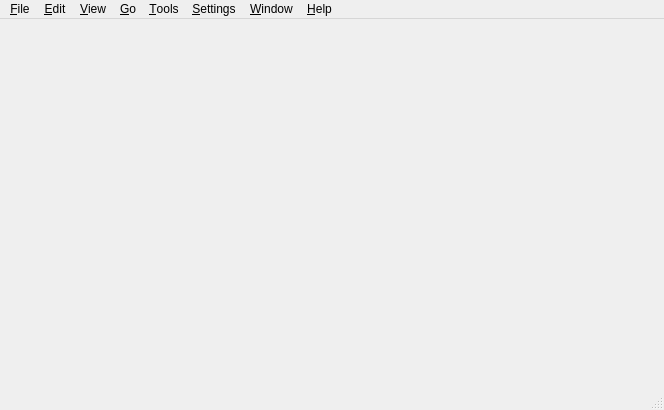
<?xml version="1.0" encoding="UTF-8"?>
<ui version="4.0">
 <class>NexsysWindow</class>
 <widget class="QMainWindow" name="NexsysWindow">
  <property name="geometry">
   <rect>
    <x>0</x>
    <y>0</y>
    <width>664</width>
    <height>410</height>
   </rect>
  </property>
  <property name="windowTitle">
   <string>NexsysWindow</string>
  </property>
  <widget class="QWidget" name="centralwidget"/>
  <widget class="QMenuBar" name="menubar">
   <property name="geometry">
    <rect>
     <x>0</x>
     <y>0</y>
     <width>664</width>
     <height>22</height>
    </rect>
   </property>
   <widget class="QMenu" name="ui_file_menu">
    <property name="title">
     <string>&amp;File</string>
    </property>
    <addaction name="ui_newfile_act"/>
    <addaction name="ui_newdir_act"/>
    <addaction name="ui_newlink_act"/>
    <addaction name="separator"/>
    <addaction name="ui_viewfile_act_2"/>
    <addaction name="ui_editfile_act"/>
    <addaction name="ui_copy_act"/>
    <addaction name="ui_move_act"/>
    <addaction name="separator"/>
    <addaction name="ui_quit_act"/>
   </widget>
   <widget class="QMenu" name="ui_edit_menu">
    <property name="title">
     <string>&amp;Edit</string>
    </property>
    <addaction name="ui_boardcut_act"/>
    <addaction name="ui_boardcopy_act"/>
    <addaction name="ui_boardpaste_act"/>
    <addaction name="ui_renamefile_act"/>
    <addaction name="ui_deletefile_act"/>
    <addaction name="separator"/>
    <addaction name="ui_selectall_act"/>
    <addaction name="ui_selectnone_act"/>
    <addaction name="ui_selectinvert_act"/>
    <addaction name="separator"/>
    <addaction name="ui_fileprops_act"/>
   </widget>
   <widget class="QMenu" name="ui_view_menu">
    <property name="title">
     <string>&amp;View</string>
    </property>
    <addaction name="ui_viewdetails_act"/>
    <addaction name="ui_viewbrief_act"/>
    <addaction name="separator"/>
    <addaction name="ui_viewhidden_act"/>
    <addaction name="separator"/>
    <addaction name="ui_viewrefresh_act"/>
   </widget>
   <widget class="QMenu" name="ui_go_menu">
    <property name="title">
     <string>&amp;Go</string>
    </property>
    <addaction name="ui_goback_act"/>
    <addaction name="ui_goforward_act"/>
    <addaction name="ui_goup_act"/>
    <addaction name="ui_goroot_act"/>
    <addaction name="ui_gohome_act"/>
   </widget>
   <widget class="QMenu" name="ui_tools_menu">
    <property name="title">
     <string>&amp;Tools</string>
    </property>
    <addaction name="ui_search_act"/>
    <addaction name="ui_filefind_act"/>
    <addaction name="separator"/>
    <addaction name="ui_terminal_act"/>
    <addaction name="ui_terminalhere_act"/>
   </widget>
   <widget class="QMenu" name="ui_settings_menu">
    <property name="title">
     <string>&amp;Settings</string>
    </property>
    <addaction name="ui_showfuncs_act"/>
    <addaction name="ui_showcmd_act"/>
    <addaction name="ui_showstatus_act"/>
    <addaction name="ui_showtools_act"/>
    <addaction name="separator"/>
    <addaction name="ui_configshortcuts_act"/>
    <addaction name="ui_configtools_act"/>
    <addaction name="ui_configapp_act"/>
   </widget>
   <widget class="QMenu" name="ui_window_menu">
    <property name="title">
     <string>&amp;Window</string>
    </property>
    <addaction name="ui_tabnew_act"/>
    <addaction name="ui_tabcopy_act"/>
    <addaction name="ui_tabclose_act"/>
    <addaction name="ui_tabnext_act"/>
    <addaction name="ui_tabprev_act"/>
    <addaction name="separator"/>
    <addaction name="ui_swappanels_act"/>
    <addaction name="ui_swapsides_act"/>
    <addaction name="ui_verticalmode_act"/>
   </widget>
   <widget class="QMenu" name="menu_Help">
    <property name="title">
     <string>&amp;Help</string>
    </property>
    <addaction name="ui_helpbook_act"/>
    <addaction name="ui_helpsdk_act"/>
    <addaction name="ui_helpabout_act"/>
   </widget>
   <addaction name="ui_file_menu"/>
   <addaction name="ui_edit_menu"/>
   <addaction name="ui_view_menu"/>
   <addaction name="ui_go_menu"/>
   <addaction name="ui_tools_menu"/>
   <addaction name="ui_settings_menu"/>
   <addaction name="ui_window_menu"/>
   <addaction name="menu_Help"/>
  </widget>
  <widget class="QStatusBar" name="statusbar"/>
  <action name="actionFoo">
   <property name="text">
    <string>Foo</string>
   </property>
  </action>
  <action name="ui_newfile_act">
   <property name="text">
    <string>&amp;New Text File...</string>
   </property>
  </action>
  <action name="ui_newdir_act">
   <property name="text">
    <string>New &amp;Directory...</string>
   </property>
  </action>
  <action name="ui_newlink_act">
   <property name="text">
    <string>New &amp;Link...</string>
   </property>
  </action>
  <action name="ui_viewfile_act_2">
   <property name="text">
    <string>&amp;View File</string>
   </property>
  </action>
  <action name="ui_editfile_act">
   <property name="text">
    <string>Edit &amp;File</string>
   </property>
  </action>
  <action name="ui_copy_act">
   <property name="text">
    <string>&amp;Copy</string>
   </property>
  </action>
  <action name="ui_move_act">
   <property name="text">
    <string>&amp;Move</string>
   </property>
  </action>
  <action name="ui_quit_act">
   <property name="text">
    <string>&amp;Quit</string>
   </property>
  </action>
  <action name="ui_boardcut_act">
   <property name="text">
    <string>&amp;Cut to Clipboard</string>
   </property>
  </action>
  <action name="ui_boardcopy_act">
   <property name="text">
    <string>&amp;Copy to Clipboard</string>
   </property>
  </action>
  <action name="ui_boardpaste_act">
   <property name="text">
    <string>&amp;Paste from Clipboard</string>
   </property>
  </action>
  <action name="ui_renamefile_act">
   <property name="text">
    <string>&amp;Rename</string>
   </property>
  </action>
  <action name="ui_deletefile_act">
   <property name="text">
    <string>&amp;Delete</string>
   </property>
  </action>
  <action name="ui_selectall_act">
   <property name="text">
    <string>&amp;Select All</string>
   </property>
  </action>
  <action name="ui_selectnone_act">
   <property name="text">
    <string>U&amp;nselect All</string>
   </property>
  </action>
  <action name="ui_selectinvert_act">
   <property name="text">
    <string>&amp;Invert Selection</string>
   </property>
  </action>
  <action name="ui_fileprops_act">
   <property name="text">
    <string>Properties</string>
   </property>
  </action>
  <action name="ui_viewdetails_act">
   <property name="text">
    <string>&amp;Detailed View</string>
   </property>
  </action>
  <action name="ui_viewbrief_act">
   <property name="text">
    <string>&amp;Brief View</string>
   </property>
  </action>
  <action name="ui_viewhidden_act">
   <property name="text">
    <string>Show &amp;Hidden Files</string>
   </property>
  </action>
  <action name="ui_viewrefresh_act">
   <property name="text">
    <string>&amp;Refresh</string>
   </property>
  </action>
  <action name="ui_goback_act">
   <property name="text">
    <string>&amp;Back</string>
   </property>
  </action>
  <action name="ui_goforward_act">
   <property name="text">
    <string>&amp;Forward</string>
   </property>
  </action>
  <action name="ui_goup_act">
   <property name="text">
    <string>&amp;Up</string>
   </property>
  </action>
  <action name="ui_goroot_act">
   <property name="text">
    <string>&amp;Root</string>
   </property>
  </action>
  <action name="ui_gohome_act">
   <property name="text">
    <string>&amp;Home</string>
   </property>
  </action>
  <action name="ui_search_act">
   <property name="text">
    <string>&amp;Search</string>
   </property>
  </action>
  <action name="ui_filefind_act">
   <property name="text">
    <string>&amp;Find in Files</string>
   </property>
  </action>
  <action name="ui_terminal_act">
   <property name="text">
    <string>Start &amp;Terminal</string>
   </property>
  </action>
  <action name="ui_terminalhere_act">
   <property name="text">
    <string>Start Terminal &amp;Here</string>
   </property>
  </action>
  <action name="ui_showfuncs_act">
   <property name="text">
    <string>Show &amp;Function Buttons</string>
   </property>
  </action>
  <action name="ui_showcmd_act">
   <property name="text">
    <string>Show &amp;Command Line</string>
   </property>
  </action>
  <action name="ui_showstatus_act">
   <property name="text">
    <string>Show St&amp;atus Bar</string>
   </property>
  </action>
  <action name="ui_showtools_act">
   <property name="text">
    <string>Show Tool &amp;Bar</string>
   </property>
  </action>
  <action name="ui_configshortcuts_act">
   <property name="text">
    <string>Configure &amp;Shortcuts</string>
   </property>
  </action>
  <action name="ui_configtools_act">
   <property name="text">
    <string>Configure &amp;Toolbar</string>
   </property>
  </action>
  <action name="ui_configapp_act">
   <property name="text">
    <string>Configure &amp;Nexsys</string>
   </property>
  </action>
  <action name="ui_tabnew_act">
   <property name="text">
    <string>&amp;New Tab</string>
   </property>
  </action>
  <action name="ui_tabcopy_act">
   <property name="text">
    <string>&amp;Duplicate Current Tab</string>
   </property>
  </action>
  <action name="ui_tabclose_act">
   <property name="text">
    <string>&amp;Close Current Tab</string>
   </property>
  </action>
  <action name="ui_tabnext_act">
   <property name="text">
    <string>N&amp;ext Tab</string>
   </property>
  </action>
  <action name="ui_tabprev_act">
   <property name="text">
    <string>P&amp;revious Tab</string>
   </property>
  </action>
  <action name="ui_swappanels_act">
   <property name="text">
    <string>Swap &amp;Panels</string>
   </property>
  </action>
  <action name="ui_swapsides_act">
   <property name="text">
    <string>Swap &amp;Sides</string>
   </property>
  </action>
  <action name="ui_verticalmode_act">
   <property name="text">
    <string>&amp;Vertical Mode</string>
   </property>
  </action>
  <action name="ui_helpbook_act">
   <property name="text">
    <string>Nexsys &amp;Handbook</string>
   </property>
  </action>
  <action name="ui_helpsdk_act">
   <property name="text">
    <string>Nexsys &amp;SDK</string>
   </property>
  </action>
  <action name="ui_helpabout_act">
   <property name="text">
    <string>&amp;About Nexsys</string>
   </property>
  </action>
 </widget>
 <resources/>
 <connections/>
</ui>
